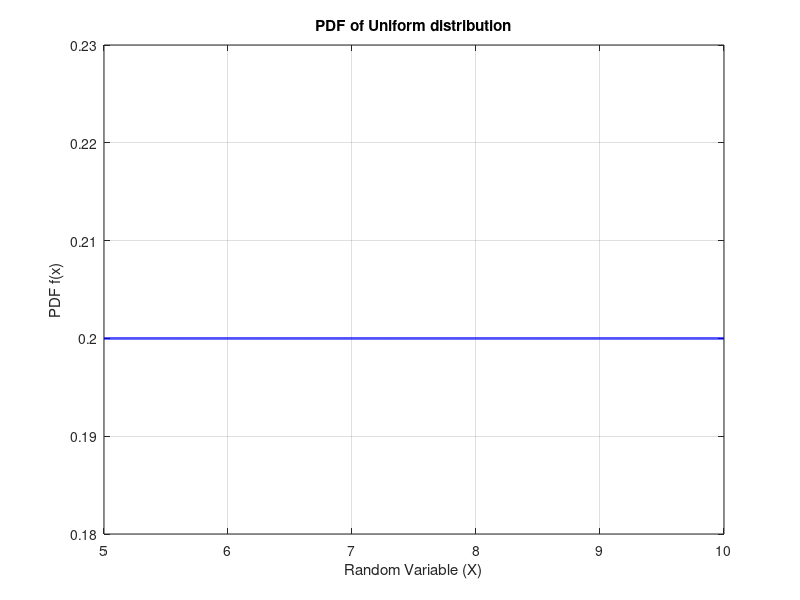
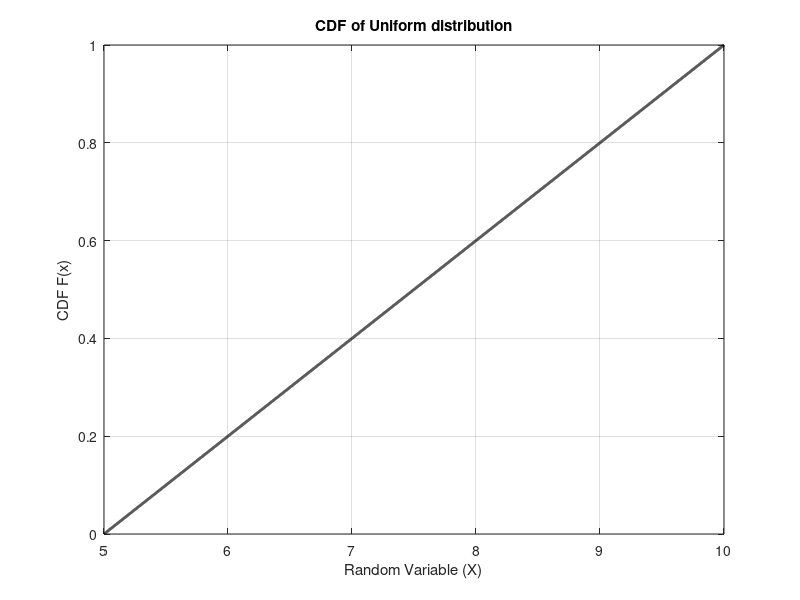

Source code (MATLAB) for these figures, in order:
clear all;
close all;
clc;

a = 5;
b = 10;
sample_size = 10000;
x = linspace(a, b, 10000);
pdf_values = (1 / (b - a)) * ones(size(x));
cdf_values = (x - a) / (b - a);
cdf_values(cdf_values > 1) = 1;

figure;
plot(x, pdf_values, 'b-', 'LineWidth', 2);
title('PDF of Uniform distribution');
xlabel('Random Variable (X)');
ylabel('PDF f(x)');
grid on;

figure;
plot(x, cdf_values, 'k-', 'LineWidth', 2);
title('CDF of Uniform distribution');
xlabel('Random Variable (X)');
ylabel('CDF F(x)');
grid on;